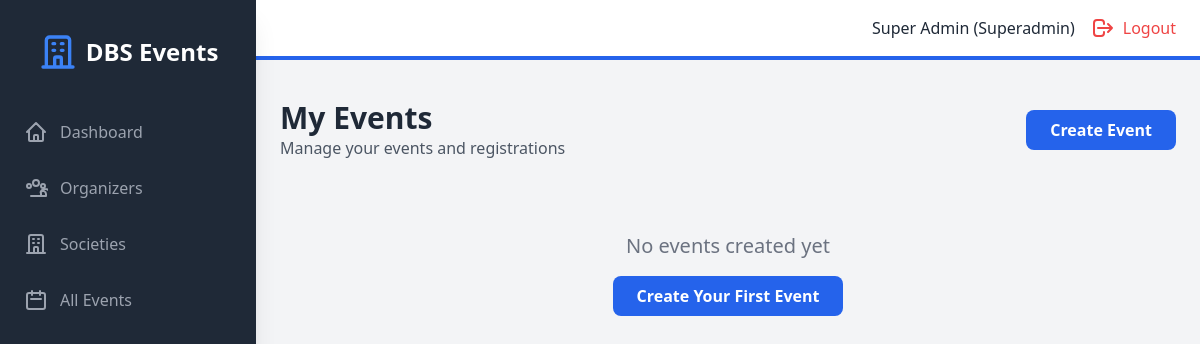
Page /organizer/events (signed in) on the earlier database version.
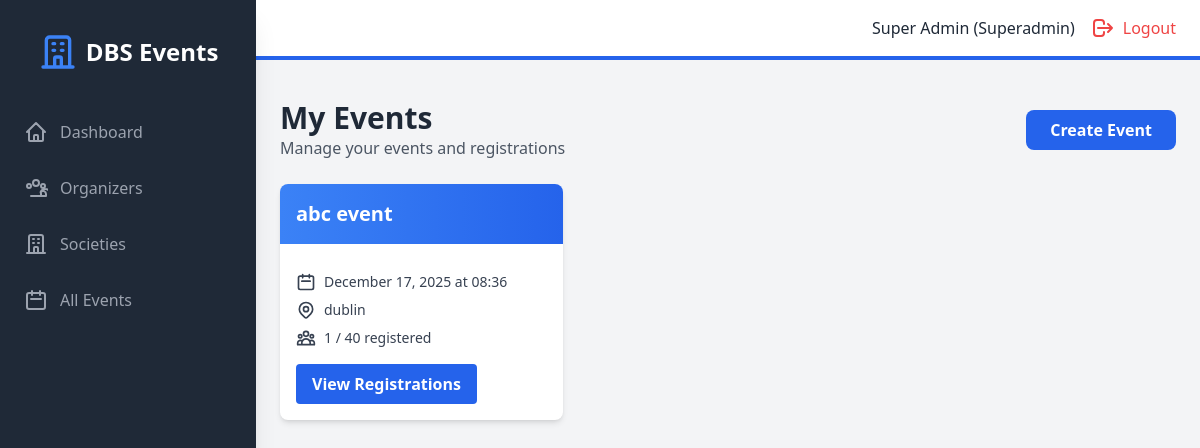
Same page on the later database version.
### models.py (models this page shows, shortened)
class Event(db.Model):
    id = db.Column(db.Integer, primary_key=True)
    title = db.Column(db.String(200), nullable=False)
    description = db.Column(db.Text, nullable=True)
    event_date = db.Column(db.DateTime, nullable=False)
    location = db.Column(db.String(200), nullable=False)
    capacity = db.Column(db.Integer, nullable=False)
    is_paid = db.Column(db.Boolean, default=False)
    cost = db.Column(db.Float, default=0.0)
    society_id = db.Column(db.Integer, db.ForeignKey('society.id'), nullable=True)
    created_by = db.Column(db.Integer, db.ForeignKey('user.id'), nullable=False)
    created_at = db.Column(db.DateTime, default=datetime.utcnow)
    registrations = db.relationship('Registration', backref='event', lazy=True, cascade='all, delete-orphan')
    def get_registered_count(self):
        return len(self.registrations)

### backend/routes/organizer.py (the view)
@organizer_bp.route("/organizer/events", endpoint="organizer_events")
@organizer_required
def organizer_events():
    my_events = Event.query.filter_by(created_by=current_user.id).order_by(
        Event.event_date.desc()
    ).all()
    return render_template("organizer/events.html", events=my_events)

### backend/main.py (called while the page is built)
@login_manager.user_loader
def load_user(user_id):
    return User.query.get(int(user_id))

### frontend/templates/organizer/events.html (shortened to what this page needs)
{% extends "base.html" %}
{% block auth_content %}
<div class="mb-6 flex justify-between items-center">
    <div>
        <h1 class="text-3xl font-bold text-gray-800">My Events</h1>
        <p class="text-gray-600">Manage your events and registrations</p>
    </div>
    <a href="{{ url_for('organizer.organizer_add_event') }}" class="bg-blue-600 text-white px-6 py-2 rounded-lg hover:bg-blue-700 font-semibold">
        Create Event
    </a>
</div>
{% if events %}
<div class="grid grid-cols-1 md:grid-cols-2 lg:grid-cols-3 gap-6">
    {% for event in events %}
    <div class="bg-white rounded-lg shadow-md overflow-hidden hover:shadow-lg transition">
        <div class="bg-gradient-to-r from-blue-500 to-blue-600 p-4">
            <h3 class="text-xl font-bold text-white">{{ event.title }}</h3>
        </div>
        <div class="p-4">
            <div class="space-y-2 text-sm mb-4">
                <div class="flex items-center text-gray-700">
                    <svg class="w-5 h-5 mr-2" fill="none" stroke="currentColor" viewBox="0 0 24 24">
                        <path stroke-linecap="round" stroke-linejoin="round" stroke-width="2" d="M8 7V3m8 4V3m-9 8h10M5 21h14a2 2 0 002-2V7a2 2 0 00-2-2H5a2 2 0 00-2 2v12a2 2 0 002 2z"></path>
                    </svg>
                    {{ event.event_date.strftime('%B %d, %Y at %H:%M') }}
                </div>
                <div class="flex items-center text-gray-700">
                    {{ event.location }}
                </div>
                <div class="flex items-center text-gray-700">
                    {{ event.get_registered_count() }} / {{ event.capacity }} registered
                </div>
            </div>
            <div class="mt-4">
                <a href="{{ url_for('registrations.view_registrations', event_id=event.id) }}"
                   class="inline-block bg-blue-600 text-white px-4 py-2 rounded hover:bg-blue-700 font-semibold">
                    View Registrations
                </a>
            </div>
        </div>
    </div>
    {% endfor %}
</div>
{% else %}
<div class="text-center py-12">
    <p class="text-gray-500 text-xl">No events created yet</p>
    <a href="{{ url_for('organizer.organizer_add_event') }}" class="inline-block bg-blue-600 text-white px-6 py-2 rounded-lg hover:bg-blue-700 font-semibold mt-4">
        Create Your First Event
    </a>
</div>
{% endif %}
{% endblock %}

Differences in the rows shown:
added Event: title "abc event", event_date "December 17, 2025 at 08:36", location "dublin", get_registered_count "1", capacity "40"
Other differences:
text no longer shown: "No events created yet Create Your First Event"
